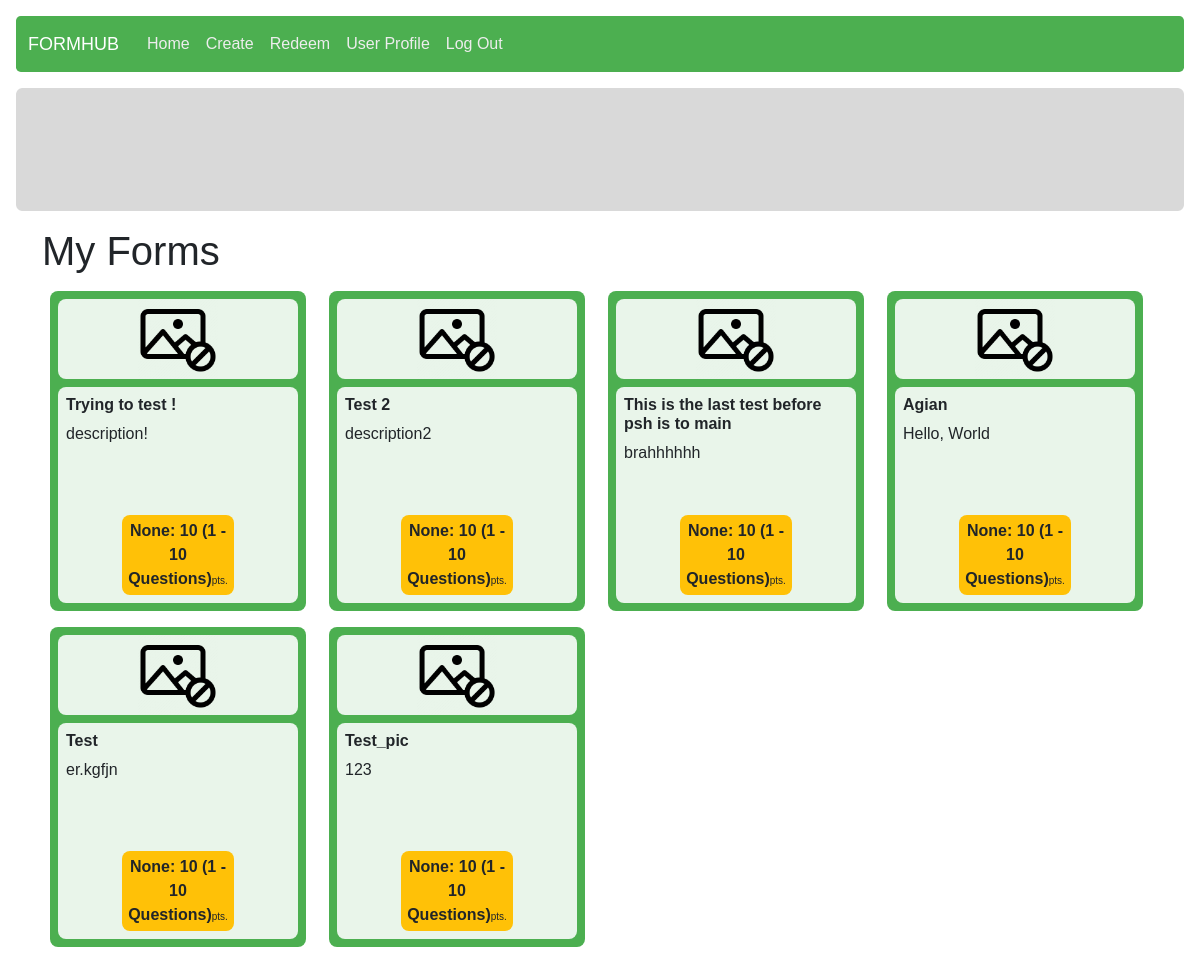
The page /manage/my-forms (signed in) on the database as committed earlier.
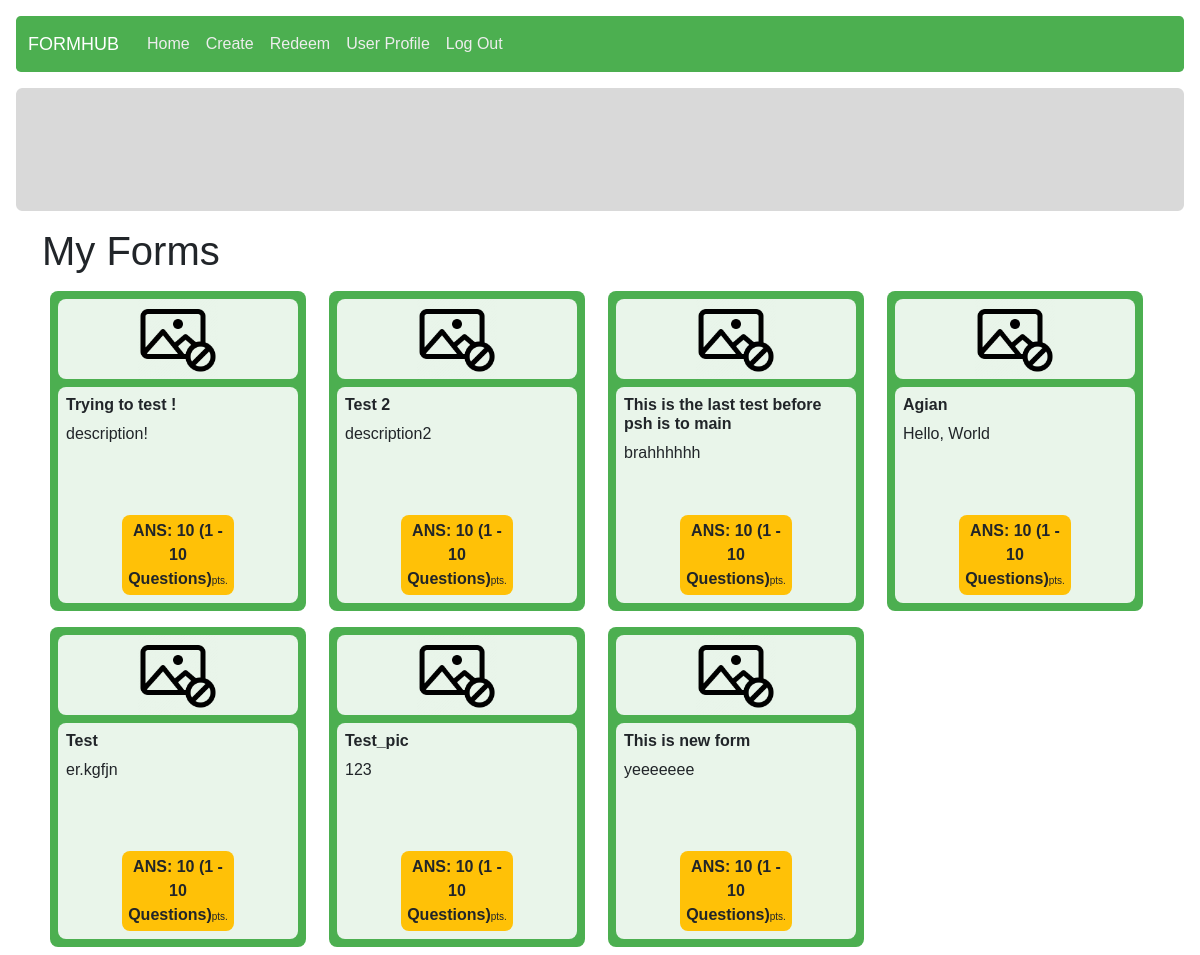
The same page on the database as committed later.
### form_management/models.py (models this page shows, shortened)
class Form(models.Model):
    owner = models.ForeignKey(User, on_delete = models.CASCADE)
    form_name = models.CharField(max_length = 125)
    description = models.CharField(max_length = 1000)
    category = models.ForeignKey(Category, on_delete = models.CASCADE, null = True)
    design = models.JSONField()
    creation_timestamp = models.DateTimeField(auto_now_add = True)
    publish_timestamp = models.DateTimeField(null = True)
    is_open = models.BooleanField(default = False)
    is_sale = models.BooleanField(default = False)
    form_point = models.ForeignKey(Point, on_delete = models.CASCADE, related_name="form_point")
    form_selling_point = models.ForeignKey(Point, on_delete = models.CASCADE, null = True, blank = True, related_name="form_selling_point")
    form_pic = models.ImageField(
        upload_to="static/form_management/imgs",
        null = True,
        default = "static/form_management/imgs/no-pic.png")

class Point(models.Model):
    form_size = models.CharField(max_length = 2)
    context = models.CharField(max_length = 3, null = True, blank = True, choices = POINT_CONTEXT) # SEL = Selling, ANS = answering
    point = models.IntegerField()
    description = models.CharField(max_length = 50, null = True, blank = True)
    lower_bound = models.IntegerField()
    upper_bound = models.IntegerField()
    def __str__(self):
        return f"{self.context}: {self.point} ({self.lower_bound} - {self.upper_bound} Questions)"

### form_management/views.py (the view)
# urls.py: path("my-forms", views.my_forms, name="my_forms"),
@login_required
def my_forms(request):
    forms = Form.objects.filter(owner = request.user)
    return render(request, "form_management/myforms.html", {
        "title": "My Forms",
		"forms": forms
	})

### templates/form_management/myforms.html (shortened to what this page needs)
{% extends "layout.html" %}
{% load static %}
{% block extra_css %}
    <link rel="stylesheet" href="{% static 'answering/index.css' %}">
{% endblock %}
{% block body %}
<div class="container">
    <h1>{{ title }}</h1>
    <div class="all-forms d-flex flex-row flex-wrap">
        {% for form in forms %}
            <div class="form-card p-2 d-flex flex-column col-sm-6 col-md-4 col-lg-3" data-code="{{ form.id }}">
                <div class="form p-2 d-flex flex-column">
                    <div class="img-container d-flex justify-content-center">
                        <img src="{% static 'answering/imgs/no-pic.png' %}" alt="no-photo">
                    </div>
                    <div class="form-meta-data mt-2 p-2">
                        <h6 class="form-name">{{ form.form_name }}</h6>
                        <div class="description">
                            {{ form.description }}
                        </div>
                        <div class="bottom-section mt-auto p-1">
                            <span class="point">{{ form.form_point }}</span><span class="unit">pts.</span>
                        </div>
                    </div>
                </div>
            </div>
        {% empty %}
            <h3>No form</h3>
        {% endfor %}
    </div>
</div>
{% endblock %}

Rows that differ between the two databases and show on the page:
changed through a linked row, Form "Trying to test !": form_point "None: 10 (1 - 10 Questions)" → "ANS: 10 (1 - 10 Questions)"
changed through a linked row, Form "Test 2": form_point "None: 10 (1 - 10 Questions)" → "ANS: 10 (1 - 10 Questions)"
changed through a linked row, Form "This is the last test before psh is to main": form_point "None: 10 (1 - 10 Questions)" → "ANS: 10 (1 - 10 Questions)"
changed through a linked row, Form "Agian": form_point "None: 10 (1 - 10 Questions)" → "ANS: 10 (1 - 10 Questions)"
changed through a linked row, Form "Test": form_point "None: 10 (1 - 10 Questions)" → "ANS: 10 (1 - 10 Questions)"
changed through a linked row, Form "Test_pic": form_point "None: 10 (1 - 10 Questions)" → "ANS: 10 (1 - 10 Questions)"
added Form: form_name "This is new form", description "yeeeeeee", form_point "ANS: 10 (1 - 10 Questions)"
